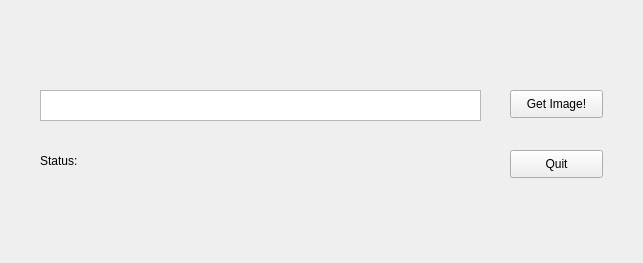
<?xml version="1.0" encoding="UTF-8"?>
<ui version="4.0">
 <class>MainWindow</class>
 <widget class="QMainWindow" name="MainWindow">
  <property name="geometry">
   <rect>
    <x>0</x>
    <y>0</y>
    <width>643</width>
    <height>263</height>
   </rect>
  </property>
  <property name="windowTitle">
   <string>Funny App</string>
  </property>
  <widget class="QWidget" name="centralwidget">
   <widget class="QPushButton" name="submitbtm">
    <property name="geometry">
     <rect>
      <x>510</x>
      <y>90</y>
      <width>93</width>
      <height>28</height>
     </rect>
    </property>
    <property name="text">
     <string>Get Image!</string>
    </property>
   </widget>
   <widget class="QTextEdit" name="urltxt">
    <property name="geometry">
     <rect>
      <x>40</x>
      <y>90</y>
      <width>441</width>
      <height>31</height>
     </rect>
    </property>
   </widget>
   <widget class="QPushButton" name="quitbtn">
    <property name="geometry">
     <rect>
      <x>510</x>
      <y>150</y>
      <width>93</width>
      <height>28</height>
     </rect>
    </property>
    <property name="text">
     <string>Quit</string>
    </property>
   </widget>
   <widget class="QLabel" name="statuslb">
    <property name="geometry">
     <rect>
      <x>40</x>
      <y>150</y>
      <width>441</width>
      <height>21</height>
     </rect>
    </property>
    <property name="text">
     <string>Status: </string>
    </property>
   </widget>
  </widget>
 </widget>
 <resources/>
 <connections/>
</ui>
